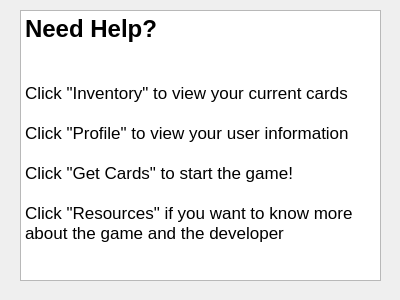
<?xml version="1.0" encoding="UTF-8"?>
<ui version="4.0">
 <class>Help</class>
 <widget class="QDialog" name="Help">
  <property name="geometry">
   <rect>
    <x>0</x>
    <y>0</y>
    <width>400</width>
    <height>300</height>
   </rect>
  </property>
  <property name="windowTitle">
   <string>Dialog</string>
  </property>
  <widget class="QTextBrowser" name="textBrowser">
   <property name="geometry">
    <rect>
     <x>20</x>
     <y>10</y>
     <width>361</width>
     <height>271</height>
    </rect>
   </property>
   <property name="html">
    <string>&lt;!DOCTYPE HTML PUBLIC &quot;-//W3C//DTD HTML 4.0//EN&quot; &quot;http://www.w3.org/TR/REC-html40/strict.dtd&quot;&gt;
&lt;html&gt;&lt;head&gt;&lt;meta name=&quot;qrichtext&quot; content=&quot;1&quot; /&gt;&lt;style type=&quot;text/css&quot;&gt;
p, li { white-space: pre-wrap; }
&lt;/style&gt;&lt;/head&gt;&lt;body style=&quot; font-family:'.AppleSystemUIFont'; font-size:13pt; font-weight:400; font-style:normal;&quot;&gt;
&lt;p style=&quot; margin-top:0px; margin-bottom:0px; margin-left:0px; margin-right:0px; -qt-block-indent:0; text-indent:0px;&quot;&gt;&lt;span style=&quot; font-size:18pt; font-weight:600;&quot;&gt;Need Help?&lt;/span&gt;&lt;/p&gt;
&lt;p style=&quot; margin-top:0px; margin-bottom:0px; margin-left:0px; margin-right:0px; -qt-block-indent:0; text-indent:0px;&quot;&gt; &lt;/p&gt;
&lt;p style=&quot;-qt-paragraph-type:empty; margin-top:0px; margin-bottom:0px; margin-left:0px; margin-right:0px; -qt-block-indent:0; text-indent:0px;&quot;&gt;&lt;br /&gt;&lt;/p&gt;
&lt;p style=&quot; margin-top:0px; margin-bottom:0px; margin-left:0px; margin-right:0px; -qt-block-indent:0; text-indent:0px;&quot;&gt;Click &amp;quot;Inventory&amp;quot; to view your current cards&lt;/p&gt;
&lt;p style=&quot;-qt-paragraph-type:empty; margin-top:0px; margin-bottom:0px; margin-left:0px; margin-right:0px; -qt-block-indent:0; text-indent:0px;&quot;&gt;&lt;br /&gt;&lt;/p&gt;
&lt;p style=&quot; margin-top:0px; margin-bottom:0px; margin-left:0px; margin-right:0px; -qt-block-indent:0; text-indent:0px;&quot;&gt;Click &amp;quot;Profile&amp;quot; to view your user information&lt;/p&gt;
&lt;p style=&quot;-qt-paragraph-type:empty; margin-top:0px; margin-bottom:0px; margin-left:0px; margin-right:0px; -qt-block-indent:0; text-indent:0px;&quot;&gt;&lt;br /&gt;&lt;/p&gt;
&lt;p style=&quot; margin-top:0px; margin-bottom:0px; margin-left:0px; margin-right:0px; -qt-block-indent:0; text-indent:0px;&quot;&gt;Click &amp;quot;Get Cards&amp;quot; to start the game!&lt;/p&gt;
&lt;p style=&quot;-qt-paragraph-type:empty; margin-top:0px; margin-bottom:0px; margin-left:0px; margin-right:0px; -qt-block-indent:0; text-indent:0px;&quot;&gt;&lt;br /&gt;&lt;/p&gt;
&lt;p style=&quot; margin-top:0px; margin-bottom:0px; margin-left:0px; margin-right:0px; -qt-block-indent:0; text-indent:0px;&quot;&gt;Click &amp;quot;Resources&amp;quot; if you want to know more about the game and the developer&lt;/p&gt;
&lt;p style=&quot;-qt-paragraph-type:empty; margin-top:0px; margin-bottom:0px; margin-left:0px; margin-right:0px; -qt-block-indent:0; text-indent:0px;&quot;&gt;&lt;br /&gt;&lt;/p&gt;&lt;/body&gt;&lt;/html&gt;</string>
   </property>
  </widget>
 </widget>
 <resources/>
 <connections/>
</ui>
